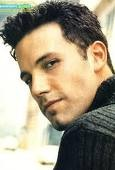
#> input picture training-data/s1/httpcsvkmeuaeccjpg.jpg, 115 x 170 px; its folder holds 3 pictures in this run
$ python main.py
#> lines starting #> are read from the running program, lines starting #| are printed output that depends on the picture
import cv2
import os
import numpy as np
# list of labels
subjects = ["", "Ben Affleck", "Elton John", "Jerry Seinfeld", "Madonna", "Mindy Kaling"]

def detect_face(img):
    gray = cv2.cvtColor(img, cv2.COLOR_BGR2GRAY)
    face_cascade = cv2.CascadeClassifier('opencv-files/lbpcascade_frontalface.xml')
    faces = face_cascade.detectMultiScale(gray, scaleFactor=1.2, minNeighbors=5)

    if (len(faces) == 0):
        return None, None

    # assumption --> only one face,
    #extract the face area
    (x, y, w, h) = faces[0]
    # face part of the image
    return gray[y:y+w, x:x+h], faces[0]


def prepare_training_data(data_folder_path):
#> called with data_folder_path = 'training-data'
    dirs = os.listdir(data_folder_path)
    faces = []
    labels = []

    for dir_name in dirs:
        if not dir_name.startswith("s"):
            continue

        label = int(dir_name.replace("s", ""))
        subject_dir_path = data_folder_path + "/" + dir_name
        subject_images_names = os.listdir(subject_dir_path)

        #detect face and add face to list of faces
        for image_name in subject_images_names:

            image_path = subject_dir_path + "/" + image_name
            image = cv2.imread(image_path)
#> image is the input picture: shape (170, 115, 3); mean B, G, R 130.9, 151.7, 161.1

            #display images to train
            cv2.imshow("Training on image...", cv2.resize(image, (300,300)))
            cv2.waitKey(100)

            #detect face
            face, rect = detect_face(image)
#> in detect_face, `gray = cv2.cvtColor(img, cv2.COLOR_BGR2GRAY)`:
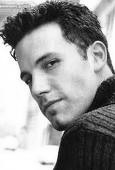
#> gray: shape (170, 115); min 0, max 255, mean 152.2
#> in detect_face, `faces = face_cascade.detectMultiScale(gray, scaleFactor=1.2, minNeighb..`: faces = ()

            # ignore all faces that are not detected
            if face is not None:
                faces.append(face)
                labels.append(label)
#> pass 2 of the loop in prepare_training_data, `for dir_name in dirs:`:
#> label = 2
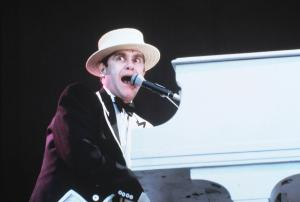
#> input picture training-data/s2/httpftqncomymusicLxZeltonjohnjpg.jpg, 300 x 202 px
#> in prepare_training_data, image is the input picture: shape (202, 300, 3); mean B, G, R 113.5, 107.3, 104.2
#> in prepare_training_data, `cv2.imshow("Training on image...", cv2.resize(image, (300,300)))`:
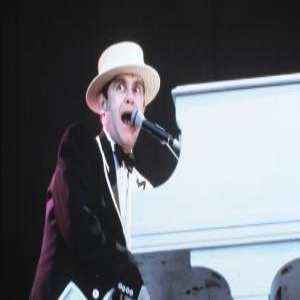
#> window 'Training on image...': shape (300, 300, 3); mean B, G, R 113.4, 107.3, 104.1
#> in detect_face (call 4), `gray = cv2.cvtColor(img, cv2.COLOR_BGR2GRAY)`:
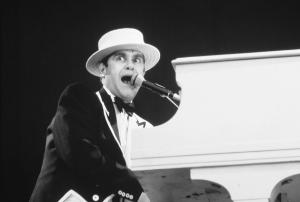
#> gray: shape (202, 300); min 9, max 255, mean 107.1

    cv2.destroyAllWindows()
    cv2.waitKey(1)
    cv2.destroyAllWindows()

    return faces, labels


print("Lets gather some data")
faces, labels = prepare_training_data("training-data")
print("Total data to train: ", len(faces))
# we will use Local Binary Patterns Histograms recognizer to classify the test image
face_recognizer = cv2.face.LBPHFaceRecognizer_create()
# or you can play with some other available recognizers as well
#face_recognizer = cv2.face.EigenFaceRecognizer_create()
#face_recognizer = cv2.face.FisherFaceRecognizer_create()

#training starts here..........
face_recognizer.train(faces, np.array(labels))

w=0
h=0
def draw_rectangle(img, rect):
    (x, y, w, h) = rect
    cv2.rectangle(img, (x, y), (x+w, y+h), (0, 255, 0), 2)

def draw_text(img, text, x, y,confidence):
    cv2.putText(img, text, (x, y-5), cv2.FONT_HERSHEY_PLAIN, 2, (255, 0, 0), int(2))
    cv2.putText(img, str(confidence), (x+w,y+h+170), cv2.FONT_HERSHEY_PLAIN, 2, (255,0,0), 2)


def predict(test_img):

    face, rect = detect_face(test_img)
    label, confidence = face_recognizer.predict(face)
    ## calculating accuracy
    if (confidence < 100):
        label = subjects[label]
        confidence = "  {0}%".format((round(confidence)))
    else:
        label = subjects[label]
        confidence = "  {0}%".format(abs(round(100 - confidence)))

#get name of respective label returned by face recognizer

    draw_text(test_img, label, rect[0], rect[1]-5,confidence)
    draw_rectangle(test_img, rect)
    return test_img


print("predicting images...")

#load test images
test_img1 = cv2.imread("test-data/test1.jpg")
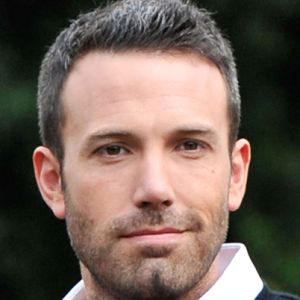
#> input picture test-data/test1.jpg, 300 x 300 px
#> test_img1 is the input picture: shape (300, 300, 3); mean B, G, R 88.2, 97.8, 114.4
test_img2 = cv2.imread("test-data/test2.jpg")
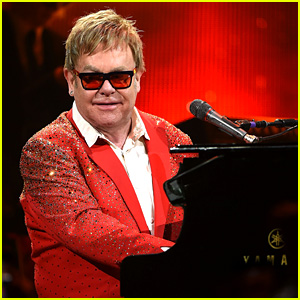
#> input picture test-data/test2.jpg, 300 x 300 px
#> test_img2 is the input picture: shape (300, 300, 3); mean B, G, R 25, 39.4, 115
test_img3 = cv2.imread("test-data/test3.jpg")
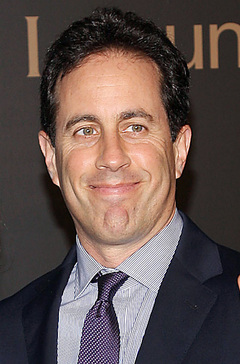
#> input picture test-data/test3.jpg, 240 x 364 px
#> test_img3 is the input picture: shape (364, 240, 3); mean B, G, R 77.5, 81.3, 97.1
test_img4 = cv2.imread("test-data/test4.jpg")
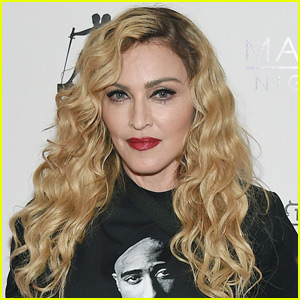
#> input picture test-data/test4.jpg, 300 x 300 px
#> test_img4 is the input picture: shape (300, 300, 3); mean B, G, R 123.9, 144.9, 156.6
test_img5 = cv2.imread("test-data/test5.jpg")

#perform a prediction
predicted_img1 = predict(test_img1)
predicted_img2 = predict(test_img2)
predicted_img3 = predict(test_img3)
predicted_img4 = predict(test_img4)
#> in predict (call 4), `face, rect = detect_face(test_img)`:
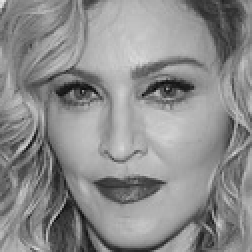
#> face: shape (126, 126) (shown 2 times larger); min 8, max 230, mean 139.7
#> in draw_rectangle (call 4), `cv2.rectangle(img, (x, y), (x+w, y+h), (0, 255, 0), 2)`:
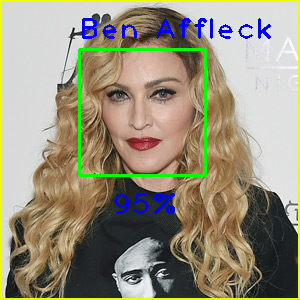
#> img: shape (300, 300, 3); mean B, G, R 124.8, 145, 151.8
#> (the run stopped early here; a loop or call above may not have finished)
